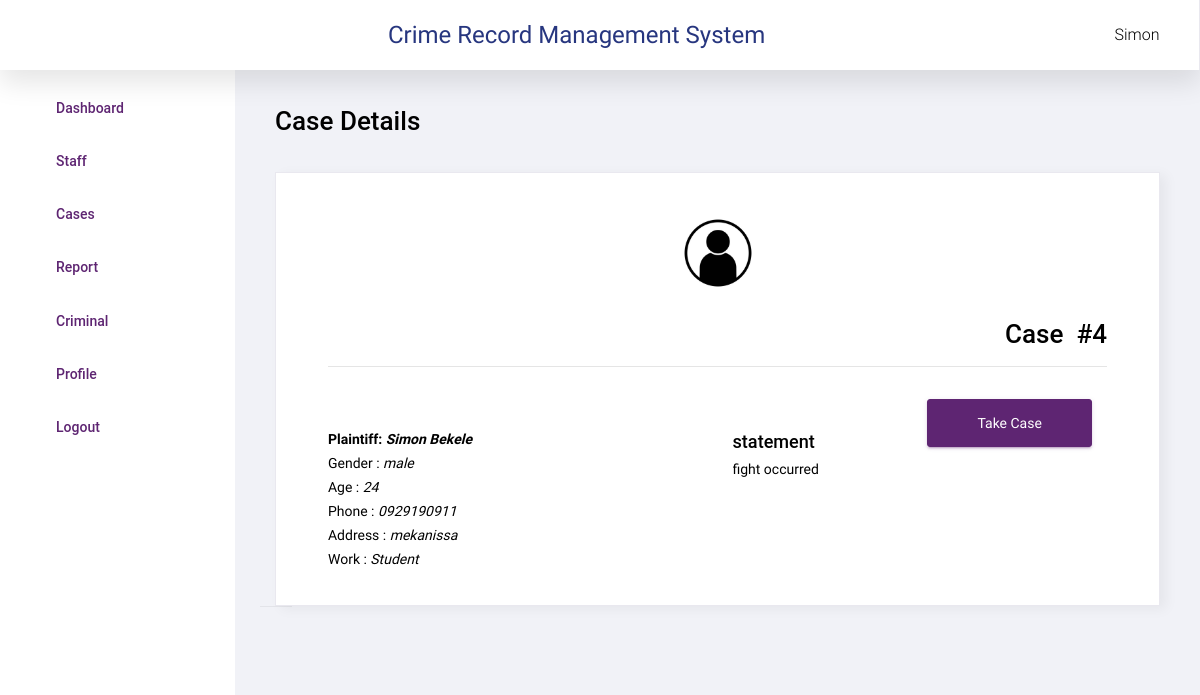
The app's page /police/report_detail.php?id=4 (signed in) with its own data.
### tables this page shows
CREATE TABLE `report` (
  `id` int(250) NOT NULL,
  `name` varchar(240) NOT NULL,
  `gender` varchar(240) NOT NULL,
  `dob` date NOT NULL,
  `address` varchar(200) NOT NULL,
  `phone` varchar(200) NOT NULL,
  `work` varchar(250) NOT NULL,
  `statement` varchar(240) NOT NULL,
  `category` varchar(251) NOT NULL,
  `case_state` int(240) NOT NULL,
  `police` varchar(240) NOT NULL,
  `uname` varchar(200) NOT NULL
);

### function.inc.php (called while the page is built, shortened)
<?php
function get_safe_value($con,$str){
    if($str!=''){
        $str=trim($str);
        return mysqli_real_escape_string($con,$str);
    }
}
    ?>

### police/report_detail.php (the view, shortened to what this page needs)
<?php
include('header.php');
if(isset($_GET['id']) && $_GET['id']>0){
	$id=get_safe_value($con,$_GET['id']);
  $sql="SELECT  * FROM report  WHERE id=  '$id' ";
  $res=mysqli_query($con,$sql);
  if(mysqli_num_rows($res)>0){
    $courtRow=mysqli_fetch_assoc($res);
  }else{
    redirect('index.php');
  }
}else{
  redirect('index.php');
}
?>
<div class="main-panel">
    <div class="content-wrapper">
      <div class="page-header">
              <h3 class="page-title"> Case Details </h3>
            </div>
            <div class="row">
              <div class="col-lg-12">
                <div class="card px-2">
                  <div class="card-body">
                    <div class="container-fluid">
                      <img src="assets/images/police.jpg" alt="logo" style="width: 100px;hight: 100px;"/>
                      <h3 class="text-right my-3">Case&nbsp;&nbsp;#<?php echo $courtRow['id']?></h3>
                      <hr>
                    </div>
                    <div class="container-fluid d-flex justify-content-between">
                      <div class="col-lg-3 pl-0">
                        <p class="mt-5 mb-2"><b>Plaintiff: <i><?php echo $courtRow['name']?></i></b></p>
                        <p >Gender : <i><?php echo $courtRow['gender']?></i></p>
                        <p >Age : <i>
                          <?php
                            $dateOfBirth = $courtRow['dob'];
                            $today = date("Y-m-d");
                            $diff = date_diff(date_create($dateOfBirth), date_create($today));
                            echo $diff->format('%y');
                          ?>
                        </i></p>
                        <p >Phone : <i><?php echo $courtRow['phone']?></i></p>
                        <p >Address : <i><?php echo $courtRow['address']?></i></p>
                        <p >Work : <i><?php echo $courtRow['work']?></i></p>
                      </div>
                      <div class="container-fluid d-flex justify-content-between">
                    </div>
                    <div class="container-fluid mt-5 d-flex justify-content-center w-100">
                      <div class="table-responsive w-100">
                        <h5>statement</h5>
                        <p><?php echo $courtRow['statement']?></p><br>
                      </div>
                    </div>
                    <div class="container-fluid w-100">
                    <form class="pt-3" method="post">
                    <input type="submit" class="btn btn-block btn-primary btn-lg font-weight-medium auth-form-btn" value="Take Case" name="submit">
                    </form>
                    </div>
                    </div>
                  </div>
                </div>
              </div>
<?php include('footer.php');?>

### police/report_detail.php (style rules this page uses)
img { display: block; margin-left: auto; margin-right: auto; }

### records on screen
report: id "4", name "Simon Bekele", gender "male", dob "24", phone "0929190911", address "mekanissa", work "Student", statement "fight occurred"

### other values on screen
$_SESSION['POLICE_USER'] "Simon"
